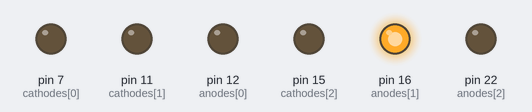
Bench run of a program on a simulated Raspberry Pi (header pin numbers). On the bench: output pins drawn as LEDs (lit = HIGH).

Above: at 1.5 s.
At 3.5 s:
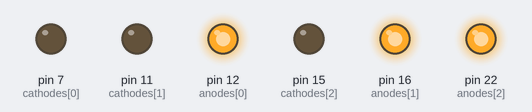
At 4.5 s:
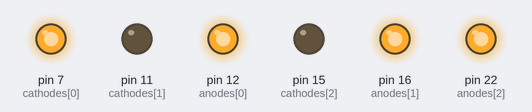
At 5.5 s:
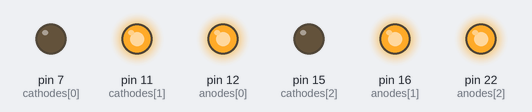
Timing chart, 0 to 8.1 s (numbered marks = the images above):
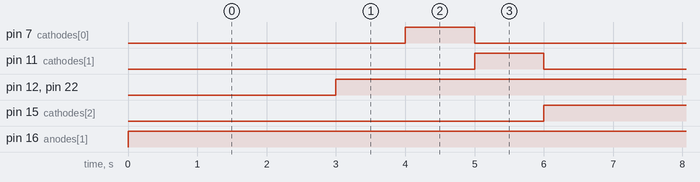

Measured:
- by itself, pin 7 (cathodes[0]), pin 11 (cathodes[1]): alternates HIGH for 1.0 s and LOW for 6.0 s
- by itself, pin 12 (anodes[0]), pin 22 (anodes[2]): LOW → HIGH at 3.0 s
- by itself, pin 15 (cathodes[2]): alternates HIGH for 4.0 s and LOW for 3.0 s
- by itself, pin 16 (anodes[1]): LOW → HIGH at 0.00 s

The program:

matrix2.py
```python
# anodes - pins: 1 - 12; 2 - 16; 3 - 22pin
# cathodes - pins: 1 - 7pin; 2 - 11pin; 3 -15pin

import RPi.GPIO as gpio
import time

sleeptime = 1
gpio.setmode(gpio.BOARD)

# Setting the cathodes
cathodes = [7, 11, 15]

for cathode in cathodes:
	gpio.setup(cathode, gpio.OUT)
	gpio.output(cathode, 0)

# Setting the anodes
anodes = [12, 16, 22]

for anode in anodes:
	gpio.setup(anode, gpio.OUT)
	gpio.output(anode, 0)

try:
	while (True):

		gpio.output(anodes[1], 1)
		gpio.output(cathodes[1], 0)

		time.sleep(sleeptime + 2)

		gpio.output(cathodes[0], 0)
		gpio.output(cathodes[1], 0)
		gpio.output(cathodes[2], 0)
		gpio.output(anodes[0], 1)
		gpio.output(anodes[1], 1)
		gpio.output(anodes[2], 1)

		time.sleep(sleeptime)

		gpio.output(cathodes[0], 1)
		gpio.output(cathodes[1], 0)
		gpio.output(cathodes[2], 0)

		time.sleep(sleeptime)

		gpio.output(cathodes[0], 0)
		gpio.output(cathodes[1], 1)
		gpio.output(cathodes[2], 0)

		time.sleep(sleeptime)

		gpio.output(cathodes[0], 0)
		gpio.output(cathodes[1], 0)
		gpio.output(cathodes[2], 1)

		time.sleep(sleeptime)


except KeyboardInterrupt:
	gpio.cleanup()
```
